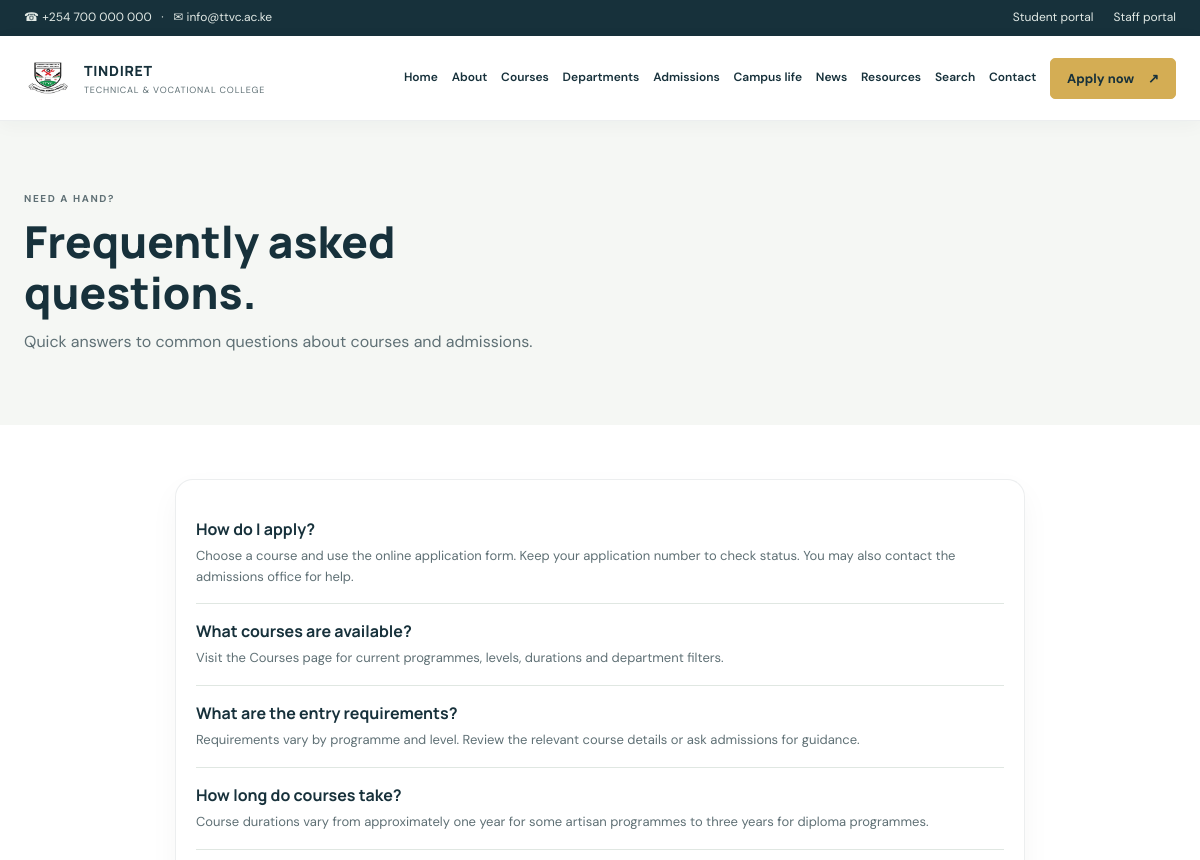
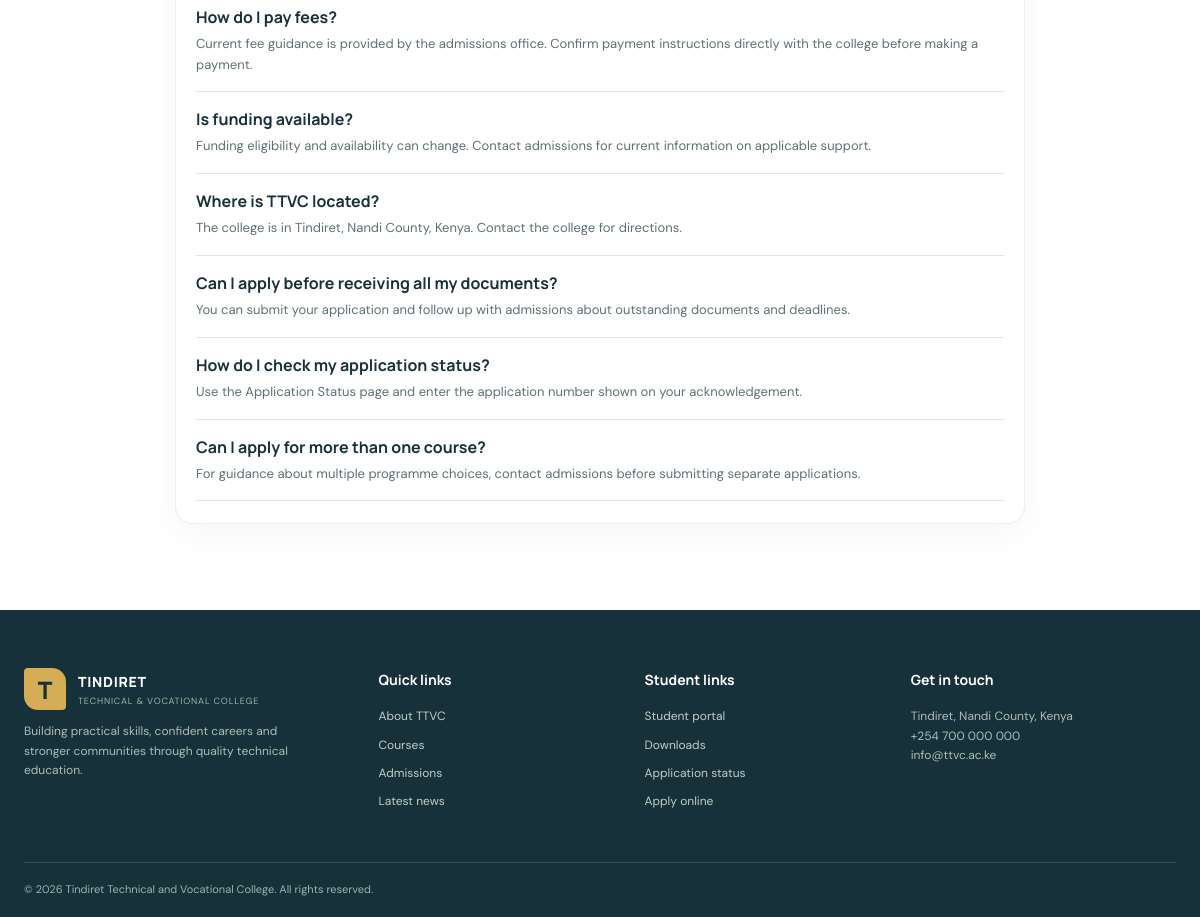
The app's page /faq.php with its own data (2 pictures, top to bottom).
### tables this page shows
CREATE TABLE settings (
 id BIGINT UNSIGNED AUTO_INCREMENT PRIMARY KEY,
 setting_key VARCHAR(100) NOT NULL UNIQUE,
 setting_value TEXT NULL,
 updated_at TIMESTAMP NOT NULL DEFAULT CURRENT_TIMESTAMP ON UPDATE CURRENT_TIMESTAMP
);

CREATE TABLE faqs (
 id BIGINT UNSIGNED AUTO_INCREMENT PRIMARY KEY,
 question VARCHAR(240) NOT NULL,
 answer TEXT NOT NULL,
 sort_order SMALLINT NOT NULL DEFAULT 0,
 is_published TINYINT(1) NOT NULL DEFAULT 1
);

### config/database.php (called while the page is built, shortened)
<?php
function db(): PDO
{
    static $pdo;
    if ($pdo instanceof PDO) {
        return $pdo;
    }
    $host = getenv('TTVC_DB_HOST') ?: '127.0.0.1';
    $port = getenv('TTVC_DB_PORT') ?: '3306';
    $database = getenv('TTVC_DB_NAME') ?: 'ttvc';
    $username = getenv('TTVC_DB_USER') ?: 'root';
    $password = getenv('TTVC_DB_PASS') ?: 'Domtila123';
    $charset = getenv('TTVC_DB_CHARSET') ?: 'utf8mb4';
    $dsn = "mysql:host={$host};port={$port};dbname={$database};charset={$charset}";
    $pdo = new PDO($dsn, $username, $password, [
        PDO::ATTR_ERRMODE => PDO::ERRMODE_EXCEPTION,
        PDO::ATTR_DEFAULT_FETCH_MODE => PDO::FETCH_ASSOC,
        PDO::ATTR_EMULATE_PREPARES => false,
        PDO::MYSQL_ATTR_INIT_COMMAND => "SET NAMES {$charset}",
    ]);
    return $pdo;
}

### includes/functions.php (called while the page is built, shortened)
<?php
require_once __DIR__ . '/../config/database.php';
function e(?string $value): string
{
    return htmlspecialchars($value ?? '', ENT_QUOTES | ENT_SUBSTITUTE, 'UTF-8');
}
function url(string $path = ''): string
{
    return APP_BASE_URL . '/' . ltrim($path, '/');
}
function setting(string $key, string $fallback = ''): string
{
    try {
        $stmt = db()->prepare('SELECT setting_value FROM settings WHERE setting_key = ? LIMIT 1');
        $stmt->execute([$key]);
        return (string)($stmt->fetchColumn() ?: $fallback);
    } catch (PDOException) {
        return $fallback;
    }
}

### faq.php (the view, shortened to what this page needs)
<?php
require_once __DIR__ . '/includes/functions.php';
$faqs = db()->query('SELECT question, answer FROM faqs WHERE is_published = 1 ORDER BY sort_order, id')->fetchAll();
include __DIR__ . '/includes/header.php';
?>
<section class="page-hero"><div class="container"><p class="eyebrow">Need a hand?</p><h1>Frequently asked<br>questions.</h1><p>Quick answers to common questions about courses and admissions.</p></div></section><section class="content-section container"><div class="content-panel"><?php foreach ($faqs as $item): ?><article class="faq-item"><h3><?= e($item['question']) ?></h3><p><?= e($item['answer']) ?></p></article><?php endforeach; ?><?php if (!$faqs): ?><p class="empty-state">FAQs will be published here soon.</p><?php endif; ?></div></section>
<?php include __DIR__ . '/includes/footer.php'; ?>

### includes/navbar.php
<div class="topbar"><div class="container topbar-inner"><span>☎ <?= e(setting('phone', '+254 700 000 000')) ?> &nbsp; · &nbsp; ✉ <?= e(setting('email', 'info@ttvc.ac.ke')) ?></span><span><a href="<?= e(url('portals.php')) ?>">Student portal</a><a href="<?= e(url('admin/login.php')) ?>">Staff portal</a></span></div></div>
<header class="site-header"><div class="container nav-wrap"><a class="brand" href="<?= e(url('index.php')) ?>"><img class="brand-logo" src="<?= e(url('assets/images/Tindiret-TVC-logo.png')) ?>" alt="Tindiret TVC logo"><span><b>TINDIRET</b><small>TECHNICAL & VOCATIONAL COLLEGE</small></span></a><button class="menu-toggle" aria-label="Open navigation" aria-expanded="false">☰</button><nav class="main-nav"><a href="<?= e(url('index.php')) ?>">Home</a><a href="<?= e(url('about.php')) ?>">About</a><a href="<?= e(url('courses.php')) ?>">Courses</a><a href="<?= e(url('departments.php')) ?>">Departments</a><a href="<?= e(url('admissions.php')) ?>">Admissions</a><a href="<?= e(url('events.php')) ?>">Campus life</a><a href="<?= e(url('news.php')) ?>">News</a><a href="<?= e(url('downloads.php')) ?>">Resources</a><a href="<?= e(url('search.php')) ?>">Search</a><a href="<?= e(url('contact.php')) ?>">Contact</a><a class="button button-small" href="<?= e(url('apply.php')) ?>">Apply now <span aria-hidden="true">↗</span></a></nav></div></header>

### includes/footer.php
</main>
<footer class="site-footer"><div class="container footer-grid"><div><a class="brand brand-light" href="<?= e(url('index.php')) ?>"><span class="brand-mark">T</span><span><b>TINDIRET</b><small>TECHNICAL & VOCATIONAL COLLEGE</small></span></a><p>Building practical skills, confident careers and stronger communities through quality technical education.</p></div><div><h3>Quick links</h3><a href="<?= e(url('about.php')) ?>">About TTVC</a><a href="<?= e(url('courses.php')) ?>">Courses</a><a href="<?= e(url('admissions.php')) ?>">Admissions</a><a href="<?= e(url('news.php')) ?>">Latest news</a></div><div><h3>Student links</h3><a href="<?= e(url('portals.php')) ?>">Student portal</a><a href="<?= e(url('downloads.php')) ?>">Downloads</a><a href="<?= e(url('application-status.php')) ?>">Application status</a><a href="<?= e(url('apply.php')) ?>">Apply online</a></div><div><h3>Get in touch</h3><p><?= e(setting('address', 'Tindiret, Nandi County, Kenya')) ?><br><?= e(setting('phone', '+254 700 000 000')) ?><br><?= e(setting('email', 'info@ttvc.ac.ke')) ?></p></div></div><div class="container footer-bottom">© <?= date('Y') ?> Tindiret Technical and Vocational College. All rights reserved.</div></footer>
</body>
</html>

### assets/css/site.css (style rules this page uses)
:root { --ink:#142d32;--ink-2:#27464a;--green:#1b6755;--green-bright:#34856b;--gold:#d5a63c;--paper:#f5f5ef;--white:#fff;--muted:#667875;--line:#dce3dc;--serif:'Manrope',sans-serif;--sans:'DM Sans',sans-serif;--shadow:0 18px 48px rgba(20,45,50,.12) }
* { box-sizing:border-box }
html { scroll-behavior:smooth }
body { margin:0;color:var(--ink);font-family:var(--sans);font-size:16px;line-height:1.6;background:#fff }
a { color:inherit;text-decoration:none }
img { max-width:100% }
.container { width:min(1160px,calc(100% - 48px));margin-inline:auto }
.topbar { background:var(--ink);color:#d8e4dc;font-size:12px }
.topbar-inner { display:flex;justify-content:space-between;padding:8px 0 }
.topbar a { margin-left:20px }
.site-header { position:sticky;top:0;z-index:20;background:rgba(255,255,255,.97);border-bottom:1px solid rgba(20,45,50,.08);backdrop-filter:blur(12px) }
.nav-wrap { height:82px;display:flex;justify-content:space-between;align-items:center }
.brand { display:flex;align-items:center;gap:11px;line-height:1.15 }
.brand-mark { height:42px;width:42px;display:grid;place-items:center;background:var(--green);color:#fff;font-family:var(--serif);font-size:24px;font-weight:800;border-radius:4px 14px 4px 14px }
.brand b { display:block;font:800 14px var(--serif);letter-spacing:.5px }
.brand small { display:block;margin-top:5px;font-size:9px;letter-spacing:1px;color:var(--muted) }
.main-nav { display:flex;align-items:center;gap:24px;font-size:13px;font-weight:600 }
.button { display:inline-flex;align-items:center;justify-content:center;gap:14px;padding:14px 22px;background:var(--gold);color:var(--ink);font:700 13px var(--sans);border:1px solid var(--gold);border-radius:3px;transition:.2s }
.button-small { padding:11px 16px;font-size:12px }
.eyebrow { text-transform:uppercase;font-size:10px;letter-spacing:1.6px;font-weight:700;color:var(--green);margin:0 0 15px }
.site-footer { background:var(--ink);color:#dce5df;padding:58px 0 0 }
.footer-grid { display:grid;grid-template-columns:1.4fr 1fr 1fr 1.2fr;gap:45px;padding-bottom:42px }
.brand-light { color:#fff }
.brand-light .brand-mark { background:var(--gold);color:var(--ink) }
.brand-light small { color:#9eb2a8 }
.footer-grid p { font-size:12px;color:#aebdb5;max-width:270px }
.footer-grid h3 { font:700 14px var(--serif);color:#fff;margin:2px 0 18px }
.footer-grid>div>a:not(.brand) { display:block;font-size:12px;color:#c1cdc5;margin:9px 0 }
.footer-bottom { border-top:1px solid rgba(255,255,255,.14);font-size:11px;color:#9eb2a8;padding:18px 0 }
.page-hero { padding:70px 0;background:var(--paper) }
.page-hero .eyebrow { margin-bottom:9px }
.page-hero h1 { font:800 44px/1.15 var(--serif);margin:0 0 12px }
.page-hero p { max-width:660px;color:var(--muted);margin:0 }
.content-section { padding:54px 0 86px }
.form-panel,.content-panel { max-width:850px;margin:auto;padding:35px;background:#fff;border:1px solid var(--line);box-shadow:0 12px 40px rgba(20,45,50,.06) }
.faq-item { padding:16px 0;border-bottom:1px solid var(--line) }
.faq-item h3 { font:700 16px var(--serif);margin:0 0 6px }
.faq-item p { margin:0;color:var(--muted);font-size:13px }

### assets/css/custom.css (style rules this page uses)
.brand { display: flex; align-items: center; gap: 12px; }
.brand-logo { width: 42px; height: 42px; object-fit: contain; display: block; border-radius: 10px; background: rgba(27,103,85,0.08); padding: 4px; }
.content-panel { background: #fff; border: 1px solid rgba(20,45,50,.08); border-radius: 18px; padding: 22px 20px; box-shadow: 0 12px 30px rgba(20,45,50,.04); }

### records on screen
settings: setting_value "+254 700 000 000"
settings: setting_value "info@ttvc.ac.ke"
faqs: question "How do I apply?", answer "Choose a course and use the online application form. Keep your application number to check status. You may also contact the admissions office for help."
faqs: question "What courses are available?", answer "Visit the Courses page for current programmes, levels, durations and department filters."
faqs: question "What are the entry requirements?", answer "Requirements vary by programme and level. Review the relevant course details or ask admissions for guidance."
faqs: question "How long do courses take?", answer "Course durations vary from approximately one year for some artisan programmes to three years for diploma programmes."
faqs: question "How do I pay fees?", answer "Current fee guidance is provided by the admissions office. Confirm payment instructions directly with the college before making a payment."
faqs: question "Is funding available?", answer "Funding eligibility and availability can change. Contact admissions for current information on applicable support."
faqs: question "Where is TTVC located?", answer "The college is in Tindiret, Nandi County, Kenya. Contact the college for directions."
faqs: question "Can I apply before receiving all my documents?", answer "You can submit your application and follow up with admissions about outstanding documents and deadlines."
faqs: question "How do I check my application status?", answer "Use the Application Status page and enter the application number shown on your acknowledgement."
faqs: question "Can I apply for more than one course?", answer "For guidance about multiple programme choices, contact admissions before submitting separate applications."
settings: setting_value "Tindiret, Nandi County, Kenya"
